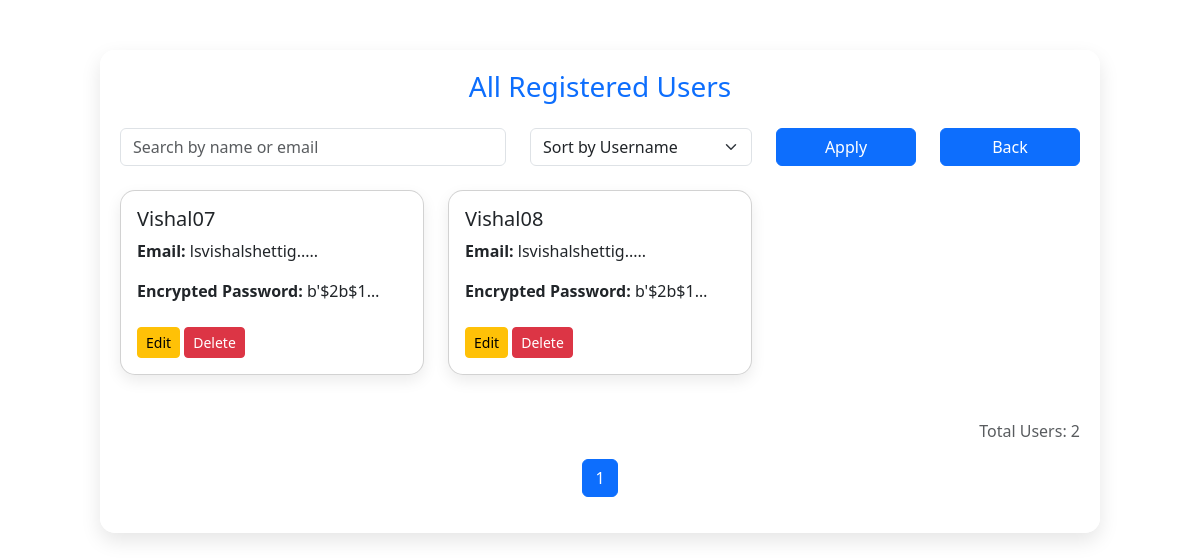
/view-users, run on an earlier commit of the app's database.
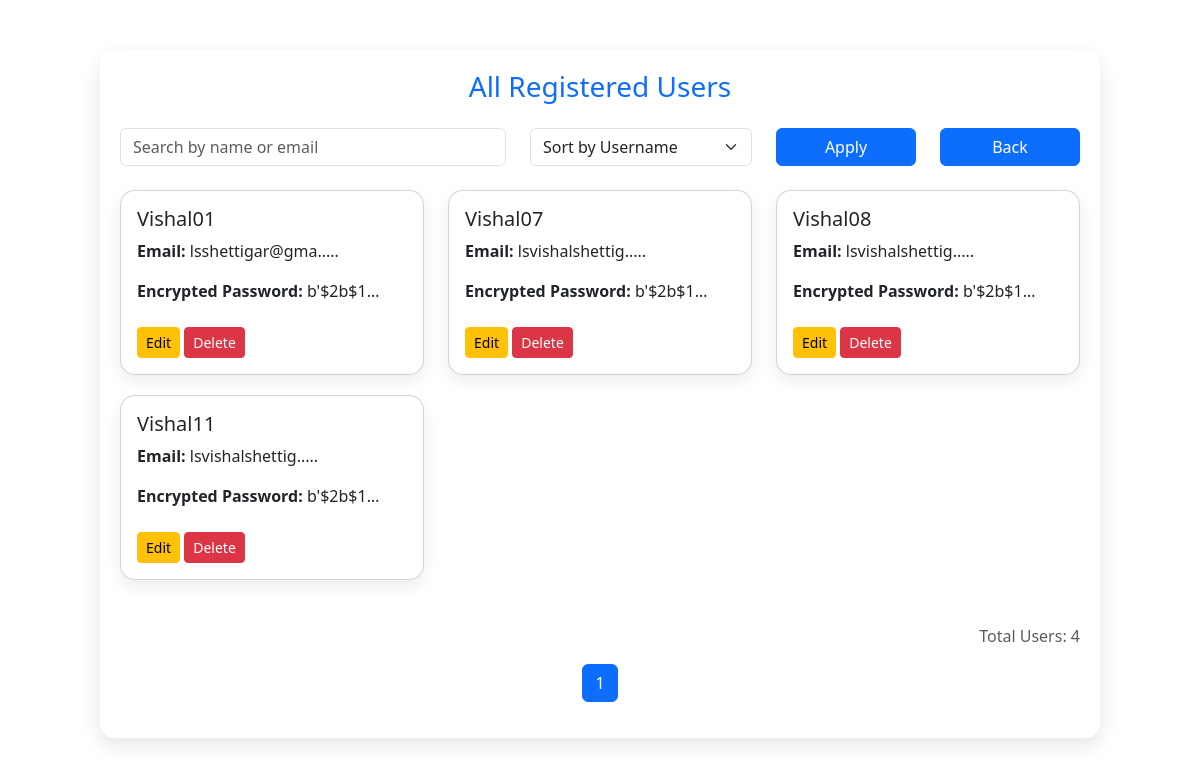
And on a later commit of the database.
### tables this page shows
CREATE TABLE users (
            id INTEGER PRIMARY KEY AUTOINCREMENT,
            username TEXT,
            email TEXT,
            password TEXT
        );

### app.py (the view)
@app.route('/view-users', methods=['GET'])
def view_users():
    conn = get_db_connection()
    cursor = conn.cursor()
    search = request.args.get('search', '')
    sort = request.args.get('sort', 'username')
    page = int(request.args.get('page', 1))
    per_page = 6
    base_query = "SELECT * FROM users"
    params = []
    if search:
        base_query += " WHERE username LIKE ? OR email LIKE ?"
        params.extend([f"%{search}%", f"%{search}%"])
    base_query += f" ORDER BY {sort}"
    cursor.execute(base_query, params)
    all_users = cursor.fetchall()
    total_users = len(all_users)
    total_pages = (total_users + per_page - 1) // per_page
    start = (page - 1) * per_page
    users = all_users[start:start + per_page]
    edit_user_data = None
    edit_id = request.args.get('edit_id')
    if edit_id:
        cursor.execute("SELECT * FROM users WHERE id = ?", (edit_id,))
        edit_user_data = cursor.fetchone()
    conn.close()
    return render_template(
        "view_users.html",
        users=[dict(user) for user in users],
        page=page,
        total_pages=total_pages,
        total_users=total_users,
        action_status=request.args.get("status"),
        edit_user=dict(edit_user_data) if edit_user_data else None
    )

### app.py (called while the page is built)
def get_db_connection():
    conn = sqlite3.connect('career_counselor.db')
    conn.row_factory = sqlite3.Row
    return conn

### templates/view_users.html (shortened to what this page needs)
<!DOCTYPE html>
<html lang="en">
<head>
  <link rel="stylesheet" href="https://cdn.jsdelivr.net/npm/bootstrap@5.3.0/dist/css/bootstrap.min.css">
</head>
<body>
  <div class="container user-container">
    <h3 class="text-center text-primary mb-4">All Registered Users</h3>
    {% if edit_user %}
    <div class="edit-card">
      <h5 class="text-center">Edit User</h5>
      <form method="POST" action="/edit-user/{{ edit_user.id }}">
        <div class="mb-3">
          <label>Username</label>
          <input type="text" name="username" value="{{ edit_user.username }}" class="form-control" required />
        </div>
        <div class="mb-3">
          <label>Email</label>
          <input type="email" name="email" value="{{ edit_user.email }}" class="form-control" required />
        </div>
        <div class="mb-3">
          <label>Password</label>
          <input type="text" name="password" value="{{ edit_user.password }}" class="form-control" required />
        </div>
        <button type="submit" class="btn btn-success w-100">Update</button>
      </form>
    </div>
    {% else %}
    <form method="GET" action="/view-users" class="row mb-4">
      <div class="col-md-5">
        <input type="text" class="form-control" name="search" placeholder="Search by name or email" value="{{ request.args.get('search', '') }}">
      </div>
      <div class="col-md-3">
        <select name="sort" class="form-select">
          <option value="username" {% if request.args.get('sort') == 'username' %}selected{% endif %}>Sort by Username</option>
        </select>
      </div>
      <div class="col-md-2">
        <button type="submit" class="btn btn-primary w-100">Apply</button>
        </div>
        <div class="col-md-2">
          <a href="/admin-dashboard" class="btn btn-primary w-100">Back</a>
      </div>
    </form>
    <div class="row">
      {% for user in users %}
      <div class="col-md-4">
        <div class="card user-card p-3">
          <h5>{{ user.username }}</h5>
          <p class="truncate"><strong>Email:</strong> {{ user.email[:15] }}{% if user.email|length > 15 %}.....{% endif %}</p>
          <p class="truncate"><strong>Encrypted Password:</strong> {{ user.password[:15] }}{% if user.password|length > 15 %}.....{% endif %}</p>
          <div class="mt-2">
            <a href="/view-users?edit_id={{ user.id }}" class="btn btn-warning btn-sm">Edit</a>
            <form action="/delete-user/{{ user.id }}" method="POST" class="d-inline">
              <button type="submit" class="btn btn-danger btn-sm" onclick="return confirm('Are you sure you want to delete this user?')">Delete</button>
            </form>
          </div>
        </div>
      </div>
      {% endfor %}
    </div>
    <p class="mt-4 text-end text-muted">Total Users: {{ total_users }}</p>
    <nav aria-label="Page navigation example">
      <ul class="pagination justify-content-center">
        {% for p in range(1, total_pages + 1) %}
        <li class="page-item {% if p == page %}active{% endif %}"><a class="page-link" href="?page={{ p }}&search={{ request.args.get('search', '') }}&sort={{ request.args.get('sort', '') }}">{{ p }}</a></li>
        {% endfor %}
      </ul>
    </nav>
    {% endif %}
  </div>
</body>
</html>

### templates/view_users.html (style rules this page uses)
body { background: url('https://images.unsplash.com/photo-1498050108023-c5249f4df085?auto=format&fit=crop&w=1950&q=80') no-repeat center center fixed; background-size: cover; font-family: 'Segoe UI', sans-serif; margin: 0; padding-top: 50px; }
.user-container { max-width: 1000px; margin: auto; padding: 20px; background: rgba(255, 255, 255, 0.95); border-radius: 15px; box-shadow: 0 8px 20px rgba(0,0,0,0.1); }
.user-card { margin-bottom: 20px; border-radius: 15px; box-shadow: 0 6px 15px rgba(0,0,0,0.08); animation: fadeIn 0.6s ease-in-out; position: relative; }
.truncate { white-space: nowrap; overflow: hidden; text-overflow: ellipsis; max-width: 250px; display: inline-block; }

What changed in the data, as far as the page shows it:
added users: username "Vishal01", email "lsshettigar@gma", password "b'$2b$1…"
added users: username "Vishal11", email "lsvishalshettig", password "b'$2b$1…"
Also different on the page:
{{ total_users }}: "2" → "4"
